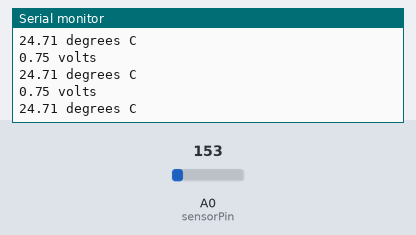
Simulated run of this sketch. Board: Arduino Uno, built with avr-gcc and run on an emulated ATmega328P. Shown: the last lines printed to the serial monitor. The test bench sets the inputs (shaded band); at power-on: A0 (sensorPin) = 153.

Above: at 5.7 s.
5.8 s: A0 (sensorPin) set to 129
At 6.4 s:
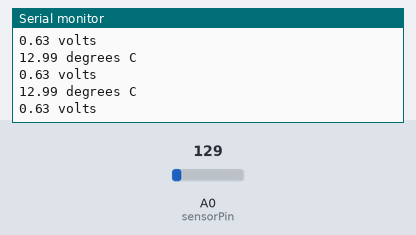
8.8 s: A0 (sensorPin) set to 112
At 9.4 s:
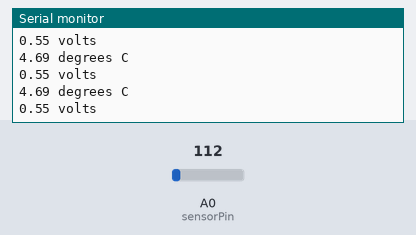
Timing chart, 0 to 11.8 s (numbered marks = the images above; inputs shaded):
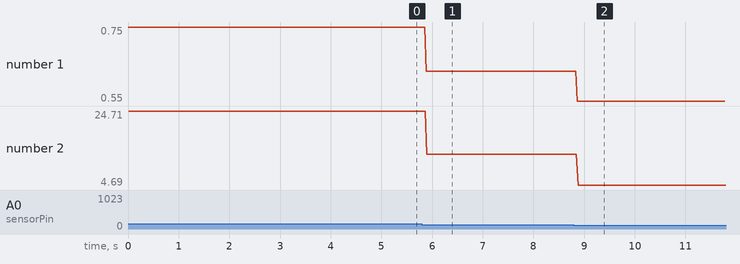

The sketch:

_7_temperature36_converts_degree.ino
```cpp
/* Digital inputs just give you an on/off answer as to what is happening at a particular pin on
the Arduino board. Analog inputs, however, give you a value between 0 and 1023
depending on the voltage at the analog input pin.
The program reads the analog input using the analogRead function.
displays the reading and actual voltage at the analog pin A0 in the Serial Monitor every
half second, so open the Serial Monitor and watch the readings appear.*/
 //TMP36 Pin Variables
    int sensorPin = A0;                                              //the analog pin the TMP36's Vout (sense) pin is connected to A0
                                                                     //the resolution is 10 mV / degree centigrade with a
                                                                     //500 mV offset to allow for negative temperatures
    void setup()
    {
      Serial.begin(9600);                                            //Start the serial connection with the computer
                                                                     //to view the result open the serial monitor
    }
     void loop()                                                     // run over and over again
    {
                                                                     //getting the voltage reading from the temperature sensor
     int reading = analogRead(sensorPin);
                                                                     // converting that reading to voltage,
                                                                     //for 3.3v arduino use 3.3
     float voltage = reading * 5.0;
     voltage /= 1024.0;
                                                                      // print out the voltage
     Serial.print(voltage);
     Serial.println(" volts");
                                                                      // now print out the temperature
     float temperatureC = (voltage - 0.5) * 100.0 ;                     //converting from 10 mv per degree with 500 mV offset
     Serial.print(temperatureC);
     Serial.println(" degrees C");                                    //to degrees ((voltage - 500mV) times 100)

    }
```

Measured:
- after the input at 5.8 s, the serial monitor: prints a new line after 0.08 s (image 1)
- after the input at 8.8 s, the serial monitor: prints a new line after 0.07 s (image 2)
- plotted number 1: 0.75 → 0.63 after the input at 5.8 s, 0.63 → 0.55 after the input at 8.8 s
- plotted number 2: 24.71 → 12.99 after the input at 5.8 s, 12.99 → 4.69 after the input at 8.8 s
